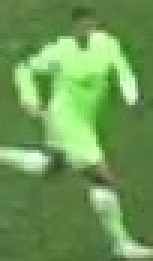
#> input picture output/cropped_player.jpg, 51 x 87 px (shown 3 times larger)
$ jupyter execute color_assignment.ipynb
#> lines starting #> are read from the running program, lines starting #| are printed output that depends on the picture; after the words box and inside, x2 and y2 are one past the last pixel; in counts of white or black regions, pixels touching at a corner belong together
[cell 1]
import cv2
import matplotlib.pyplot as plt
import numpy as np
from sklearn.cluster import KMeans

[cell 2]
image_path = "../output/cropped_player.jpg"
image = cv2.imread(image_path)
#> image is the input picture: shape (87, 51, 3); mean B, G, R 85.5, 153, 109.3
image = cv2.cvtColor(image, cv2.COLOR_BGR2RGB)

[cell 3]
plt.imshow(image)
plt.show()

[cell 4]
# Take top half of image
top_half = image[0: image.shape[0]//2, :]
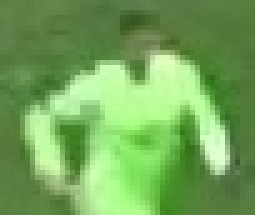
#> top_half: shape (43, 51, 3) (shown 5 times larger); mean R, G, B 115.2, 166.1, 89.6
plt.imshow(top_half)
plt.show()

# Cluster image into 2 clusters

[cell 5]
image_2d = top_half.reshape(-1, 3)
#> image_2d = 2193 rows, first 8: [94, 125, 68], [96, 127, 70], [97, 128, 71], [99, 130, 73], [98, 129, 72], [94, 125, 68], [95, 126, 67], [100, 131, 72]
print(image_2d.shape)
#| (2193, 3)

# k-means clustering with 2 clusters
kmeans = KMeans(n_clusters=2, random_state=0).fit(image_2d)

[cell 6]
labels = kmeans.labels_
#> labels = 2193 values, max 1 at index 0, min 0 at index 540, mean 0.66

[cell 7]
clustered_image = labels.reshape(top_half.shape[0], top_half.shape[1])
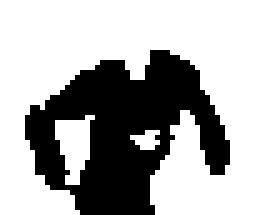
#> clustered_image: shape (43, 51) int32 (shown 5 times larger); values 0 (black) and 1 (white), 66% white; 1 black region, box (x1, y1, x2, y2) and area: (5, 10, 46, 43) 745
plt.imshow(clustered_image)

[cell 8]
# assume corner pixel is the background class
corner_cluster = [clustered_image[0,0], clustered_image[0,-1], clustered_image[-1, 0], clustered_image[-1, -1]]
#> corner_cluster = [1, 1, 1, 1]
non_player_cluster = max(set(corner_cluster), key=corner_cluster.count)
#> non_player_cluster = 1
player_cluster = 1 - non_player_cluster
#> player_cluster = 0

[cell 9]
# color of player shirt
kmeans.cluster_centers_[player_cluster]
#> Out = [170.8, 235.3, 142.5]
